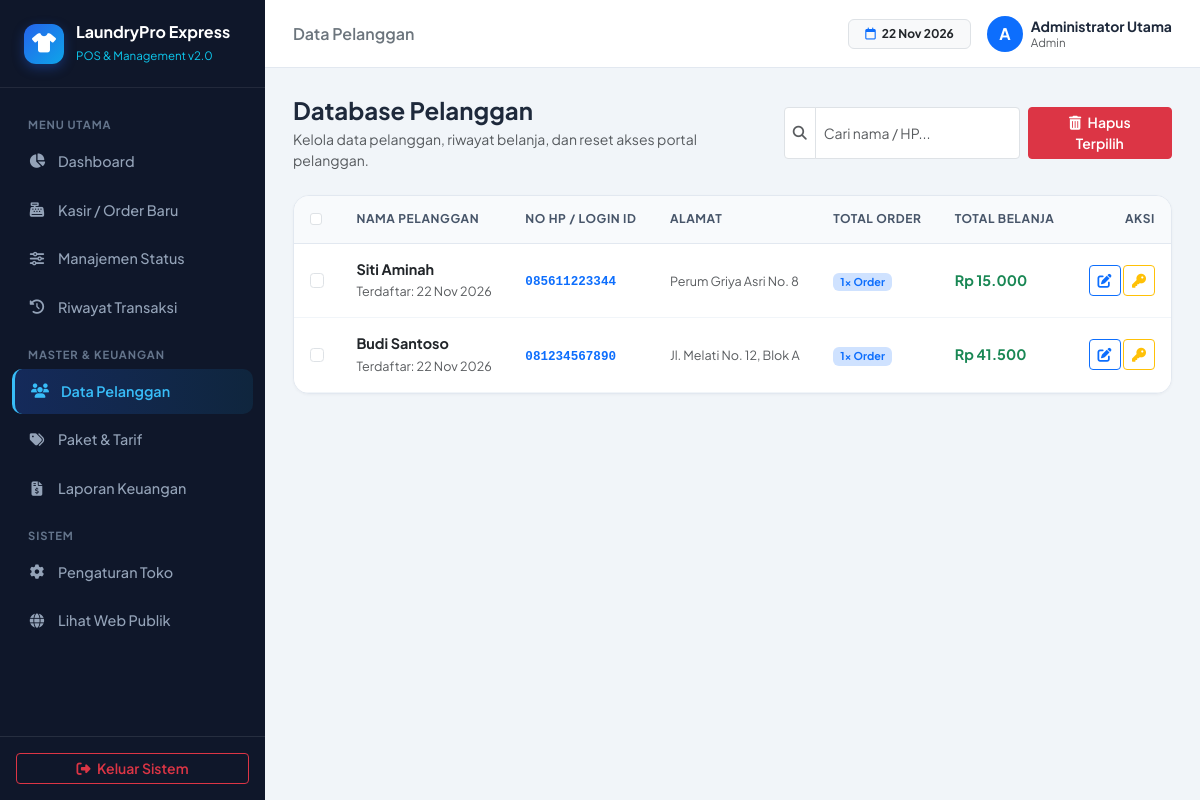
Screenshot of /admin_dashboard.php?page=pelanggan (signed in) with the database file from the repository.
### tables this page shows
CREATE TABLE `pengaturan_toko` (
    `id` INT PRIMARY KEY DEFAULT 1,
    `nama_toko` VARCHAR(100) NOT NULL DEFAULT 'LaundryPro Express',
    `tagline` VARCHAR(150) NOT NULL DEFAULT 'Bersih, Wangi, Rapi & Tepat Waktu',
    `alamat_toko` TEXT NOT NULL,
    `no_wa_toko` VARCHAR(25) NOT NULL,
    `biaya_antar_default` DECIMAL(12,2) NOT NULL DEFAULT 10000,
    `catatan_struk` VARCHAR(255) NOT NULL DEFAULT 'Terima kasih telah mempercayakan pakaian Anda kepada kami.'
);

CREATE TABLE `users` (
    `id` INT AUTO_INCREMENT PRIMARY KEY,
    `nama_lengkap` VARCHAR(100) NOT NULL,
    `username` VARCHAR(50) NOT NULL UNIQUE,
    `no_hp` VARCHAR(20) NOT NULL UNIQUE,
    `alamat` TEXT NULL,
    `password` VARCHAR(255) NOT NULL,
    `role` ENUM('admin', 'kasir', 'pelanggan') NOT NULL DEFAULT 'pelanggan',
    `created_at` TIMESTAMP DEFAULT CURRENT_TIMESTAMP,
    `updated_at` TIMESTAMP DEFAULT CURRENT_TIMESTAMP ON UPDATE CURRENT_TIMESTAMP
);

### config/helpers.php (called while the page is built, shortened)
<?php
function e(?string $str): string {
    return htmlspecialchars($str ?? '', ENT_QUOTES, 'UTF-8');
}
function rupiah($angka): string {
    return 'Rp ' . number_format((float)$angka, 0, ',', '.');
}
function get_toko(PDO $pdo): array {
    $stmt = $pdo->query("SELECT * FROM pengaturan_toko WHERE id = 1");
    return $stmt->fetch() ?: [
        'nama_toko' => 'LaundryPro Express',
        'tagline' => 'Solusi Laundry Modern',
        'alamat_toko' => 'Jl. Merdeka No. 1',
        'no_wa_toko' => '081234567890',
        'biaya_antar_default' => 10000,
        'catatan_struk' => 'Terima kasih atas kepercayaan Anda.'
    ];
}

### pages/pelanggan.php (the view, shortened to what this page needs)
<?php
$pelangganList = $pdo->query("
    SELECT u.*, COUNT(t.id) AS jumlah_order, COALESCE(SUM(t.total_harga), 0) AS total_belanja
    FROM users u
    LEFT JOIN transaksi t ON t.pelanggan_id = u.id OR t.no_hp = u.no_hp
    WHERE u.role = 'pelanggan'
    GROUP BY u.id
    ORDER BY u.id DESC
")->fetchAll();
?>
<div class="d-flex flex-column flex-md-row justify-content-between align-items-md-center mb-4 gap-3">
    <div>
        <h4 class="fw-bold mb-1">Database Pelanggan</h4>
        <p class="text-muted small mb-0">Kelola data pelanggan, riwayat belanja, dan reset akses portal pelanggan.</p>
    </div>
    <div class="d-flex gap-2">
        <div class="input-group input-group-sm" style="width: 240px;">
            <span class="input-group-text bg-white"><i class="fa-solid fa-search text-muted"></i></span>
            <input type="text" class="form-control" data-table-search="tblPelanggan" placeholder="Cari nama / HP...">
        </div>
        <button type="submit" form="formHapusPelanggan" class="btn btn-danger btn-sm fw-semibold px-3" onclick="return confirm('Hapus semua akun pelanggan yang dicentang?')">
            <i class="fa-solid fa-trash-can me-1"></i> Hapus Terpilih
        </button>
    </div>
</div>
<form action="actions/pelanggan_aksi.php" method="POST" id="formHapusPelanggan">
    <div class="card-pro overflow-hidden">
        <div class="table-responsive">
            <table class="table table-pro align-middle mb-0" id="tblPelanggan">
                <thead>
                    <tr>
                        <th style="width: 40px;"><input type="checkbox" class="form-check-input" data-select-all=".cb-plg"></th>
                        <th>Nama Pelanggan</th>
                        <th>No HP / Login ID</th>
                        <th>Alamat</th>
                        <th>Total Order</th>
                        <th>Total Belanja</th>
                        <th class="text-end">Aksi</th>
                    </tr>
                </thead>
                <tbody>
                    <?php if (empty($pelangganList)): ?>
                        <tr><td colspan="7" class="text-center py-5 text-muted">Belum ada pelanggan terdaftar.</td></tr>
                    <?php else: ?>
                        <?php foreach ($pelangganList as $p): ?>
                            <tr>
                                <td><input type="checkbox" class="form-check-input cb-plg" name="id_pelanggan[]" value="<?= $p['id']; ?>"></td>
                                <td>
                                    <div class="fw-bold text-dark"><?= e($p['nama_lengkap']); ?></div>
                                    <small class="text-muted">Terdaftar: <?= date('d M Y', strtotime($p['created_at'])); ?></small>
                                </td>
                                <td><code class="text-primary fw-semibold"><?= e($p['no_hp']); ?></code></td>
                                <td><small class="text-muted"><?= e($p['alamat'] ?: '-'); ?></small></td>
                                <td><span class="badge bg-primary-subtle text-primary"><?= $p['jumlah_order']; ?>x Order</span></td>
                                <td class="fw-bold text-success"><?= rupiah($p['total_belanja']); ?></td>
                                <td class="text-end">
                                    <button type="button" class="btn btn-sm btn-outline-primary" data-bs-toggle="modal" data-bs-target="#modalEditPlg<?= $p['id']; ?>" title="Edit Pelanggan">
                                        <i class="fa-solid fa-pen-to-square"></i>
                                    </button>
                                    <button type="button" class="btn btn-sm btn-outline-warning" onclick="resetPassPlg(<?= $p['id']; ?>, '<?= e($p['nama_lengkap']); ?>')" title="Reset Password Default">
                                        <i class="fa-solid fa-key"></i>
                                    </button>
                                </td>
                            </tr>
                        <?php endforeach; ?>
                    <?php endif; ?>
                </tbody>
            </table>
        </div>
    </div>
</form>

### admin_dashboard.php (shortened to what this page needs)
<?php
require_once 'config/database.php';
require_once 'config/helpers.php';
$toko = get_toko($pdo);
$allowedPages = [
    'home'             => 'Dashboard Utama',
    'transaksi_baru'   => 'Transaksi Baru (POS)',
    'manajemen_status' => 'Manajemen Status',
    'riwayat'          => 'Riwayat Transaksi',
    'pelanggan'        => 'Data Pelanggan',
    'layanan'          => 'Paket & Tarif Layanan',
    'laporan'          => 'Laporan Keuangan',
    'pengaturan'       => 'Pengaturan Toko'
];
$page = $_GET['page'] ?? 'home';
?>
<!DOCTYPE html>
<html lang="id">
<head>
    <link href="https://cdn.jsdelivr.net/npm/bootstrap@5.3.3/dist/css/bootstrap.min.css" rel="stylesheet">
    <link rel="stylesheet" href="https://cdnjs.cloudflare.com/ajax/libs/font-awesome/6.5.1/css/all.min.css">
    <link rel="stylesheet" href="assets/css/app.css">
</head>
<body>
    <aside class="sidebar no-print" id="appSidebar">
        <div class="sidebar-brand">
            <div class="brand-icon"><i class="fa-solid fa-shirt"></i></div>
            <div>
                <div class="fw-bold text-white lh-sm"><?= e($toko['nama_toko']); ?></div>
                <small class="text-info" style="font-size: 0.72rem;">POS & Management v2.0</small>
            </div>
        </div>
        <nav class="sidebar-nav">
            <div class="nav-section-title">Menu Utama</div>
            <a href="admin_dashboard.php?page=home" class="sidebar-link <?= $page === 'home' ? 'active' : ''; ?>">
                <i class="fa-solid fa-chart-pie fa-fw"></i> Dashboard
            </a>
            <a href="admin_dashboard.php?page=transaksi_baru" class="sidebar-link <?= $page === 'transaksi_baru' ? 'active' : ''; ?>">
                <i class="fa-solid fa-cash-register fa-fw"></i> Kasir / Order Baru
            </a>
            <a href="admin_dashboard.php?page=manajemen_status" class="sidebar-link <?= $page === 'manajemen_status' ? 'active' : ''; ?>">
                <i class="fa-solid fa-sliders fa-fw"></i> Manajemen Status
            </a>
            <a href="admin_dashboard.php?page=riwayat" class="sidebar-link <?= $page === 'riwayat' ? 'active' : ''; ?>">
                <i class="fa-solid fa-clock-rotate-left fa-fw"></i> Riwayat Transaksi
            </a>
            <div class="nav-section-title">Master & Keuangan</div>
            <a href="admin_dashboard.php?page=pelanggan" class="sidebar-link <?= $page === 'pelanggan' ? 'active' : ''; ?>">
                <i class="fa-solid fa-users fa-fw"></i> Data Pelanggan
            </a>
            <a href="admin_dashboard.php?page=layanan" class="sidebar-link <?= $page === 'layanan' ? 'active' : ''; ?>">
                <i class="fa-solid fa-tags fa-fw"></i> Paket & Tarif
            </a>
            <a href="admin_dashboard.php?page=laporan" class="sidebar-link <?= $page === 'laporan' ? 'active' : ''; ?>">
                <i class="fa-solid fa-file-invoice-dollar fa-fw"></i> Laporan Keuangan
            </a>
            <div class="nav-section-title">Sistem</div>
            <a href="admin_dashboard.php?page=pengaturan" class="sidebar-link <?= $page === 'pengaturan' ? 'active' : ''; ?>">
                <i class="fa-solid fa-gear fa-fw"></i> Pengaturan Toko
            </a>
            <a href="index.php" target="_blank" class="sidebar-link">
                <i class="fa-solid fa-globe fa-fw"></i> Lihat Web Publik
            </a>
        </nav>
        <div class="p-3 border-top border-secondary border-opacity-25">
            <a href="actions/auth_logout.php" class="btn btn-outline-danger btn-sm w-100 fw-semibold">
                <i class="fa-solid fa-right-from-bracket me-1"></i> Keluar Sistem
            </a>
        </div>
    </aside>
    <div class="main-wrapper">
        <header class="topbar no-print">
            <div class="d-flex align-items-center gap-3">
                <span class="fw-semibold text-secondary d-none d-sm-inline"><?= e($allowedPages[$page]); ?></span>
            </div>
            <div class="d-flex align-items-center gap-3">
                <span class="badge bg-light text-dark border px-3 py-2 d-none d-md-inline">
                    <i class="fa-regular fa-calendar me-1 text-primary"></i> <?= date('d M Y'); ?>
                </span>
                <div class="d-flex align-items-center gap-2">
                    <div class="bg-primary text-white rounded-circle d-flex align-items-center justify-content-center fw-bold" style="width: 36px; height: 36px;">
                        <?= strtoupper(substr($_SESSION['nama_lengkap'] ?? 'A', 0, 1)); ?>
                    </div>
                    <div class="lh-1">
                        <div class="fw-bold small"><?= e($_SESSION['nama_lengkap'] ?? 'Admin'); ?></div>
                        <small class="text-muted text-capitalize" style="font-size: 0.72rem;"><?= e($_SESSION['role']); ?></small>
                    </div>
                </div>
            </div>
        </header>
        <main class="content-container">
            <?php require __DIR__ . "/pages/{$page}.php"; ?>
        </main>
    </div>
</body>
</html>

### assets/css/app.css (style rules this page uses)
:root { --lp-primary: #2563eb; --lp-primary-dark: #1d4ed8; --lp-accent: #0ea5e9; --lp-sidebar-bg: #0f172a; --lp-sidebar-hover: rgba(255, 255, 255, 0.08); --lp-body-bg: #f1f5f9; --lp-card-border: #e2e8f0; --lp-sidebar-width: 265px; }
body { font-family: 'Plus Jakarta Sans', -apple-system, BlinkMacSystemFont, sans-serif; background-color: var(--lp-body-bg); color: #1e293b; overflow-x: hidden; }
.sidebar { position: fixed; top: 0; left: 0; width: var(--lp-sidebar-width); height: 100vh; background: var(--lp-sidebar-bg); color: #f8fafc; z-index: 1040; display: flex; flex-direction: column; transition: transform 0.3s ease; }
.sidebar-brand { padding: 1.35rem 1.5rem; border-bottom: 1px solid rgba(255, 255, 255, 0.08); display: flex; align-items: center; gap: 12px; }
.brand-icon { width: 40px; height: 40px; border-radius: 12px; background: linear-gradient(135deg, var(--lp-primary), var(--lp-accent)); display: flex; align-items: center; justify-content: center; color: #fff; font-size: 1.2rem; box-shadow: 0 4px 12px rgba(37, 99, 235, 0.35); }
.sidebar-nav { padding: 1rem 0.75rem; flex-grow: 1; overflow-y: auto; }
.nav-section-title { font-size: 0.7rem; font-weight: 700; text-transform: uppercase; letter-spacing: 0.08em; color: #64748b; padding: 0.75rem 1rem 0.4rem; }
.sidebar-link { display: flex; align-items: center; gap: 12px; padding: 0.72rem 1rem; margin-bottom: 4px; border-radius: 10px; color: #94a3b8; text-decoration: none; font-size: 0.9rem; font-weight: 500; transition: all 0.2s ease; }
.sidebar-link.active { background: linear-gradient(90deg, rgba(37, 99, 235, 0.25), rgba(14, 165, 233, 0.1)); color: #38bdf8; font-weight: 600; border-left: 3px solid #38bdf8; }
.main-wrapper { margin-left: var(--lp-sidebar-width); min-height: 100vh; display: flex; flex-direction: column; transition: margin-left 0.3s ease; }
.topbar { height: 68px; background: #ffffff; border-bottom: 1px solid var(--lp-card-border); padding: 0 1.75rem; display: flex; align-items: center; justify-content: space-between; position: sticky; top: 0; z-index: 1020; }
.content-container { padding: 1.75rem; flex-grow: 1; }
.card-pro { background: #ffffff; border: 1px solid var(--lp-card-border); border-radius: 16px; box-shadow: 0 1px 3px rgba(15, 23, 42, 0.04); }
.table-pro thead th { background-color: #f8fafc; color: #475569; font-size: 0.75rem; font-weight: 700; text-transform: uppercase; letter-spacing: 0.05em; border-bottom: 1px solid #e2e8f0; padding: 0.9rem 1rem; }
.table-pro tbody td { padding: 0.95rem 1rem; border-bottom: 1px solid #f1f5f9; font-size: 0.9rem; }

### rows the page displays
pengaturan_toko: nama_toko "LaundryPro Express"
users: nama_lengkap "Siti Aminah", created_at "22 Nov 2026", no_hp "085611223344", alamat "Perum Griya Asri No. 8", jumlah_order "1", total_belanja "Rp 15.000"
users: nama_lengkap "Budi Santoso", created_at "22 Nov 2026", no_hp "081234567890", alamat "Jl. Melati No. 12, Blok A", jumlah_order "1", total_belanja "Rp 41.500"

### other values shown
$allowedPages[$page] "Data Pelanggan"
substr($_SESSION['nama_lengkap'] ?? 'A', 0, 1) "A"
$_SESSION['nama_lengkap'] "Administrator Utama"
$_SESSION['role'] "Admin"
